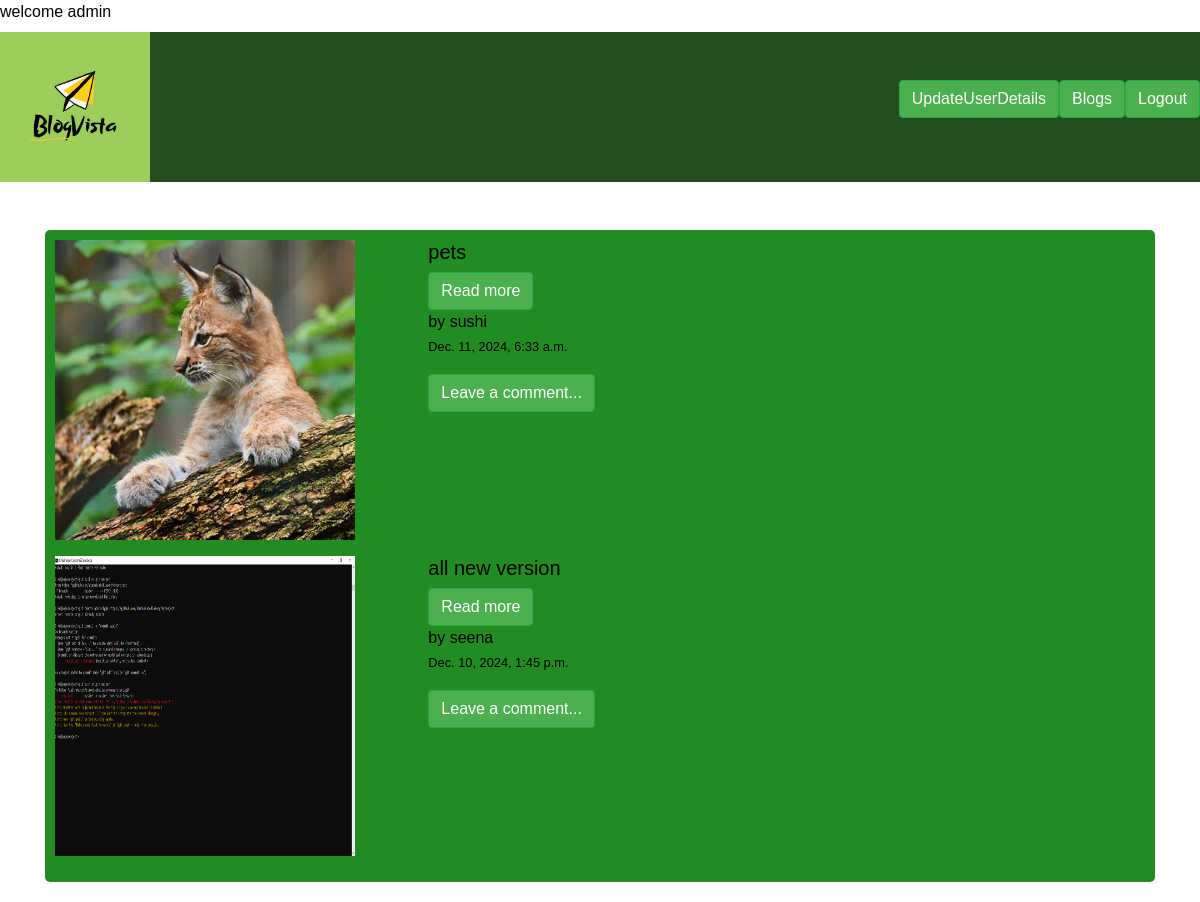
The app's page /HomeView/ (signed in) with its own data.
### my_app/models.py (models this page shows, shortened)
class Post(models.Model):
    title = models.CharField(max_length=255)
    post_img=models.ImageField(upload_to='images/',default='path/to/default/image.jpg')
    body = models.TextField()
    author=models.CharField(max_length=200)
    created_on = models.DateTimeField(auto_now_add=True)
    last_modified = models.DateTimeField(auto_now=True)
    categories = models.ManyToManyField("Category", related_name="posts")

### my_app/views.py (the view)
# urls.py: path("HomeView/",views.HomePageView.as_view(),name='home'),
class HomePageView(View):
    template_name = 'home.html'
    def get(self, request):
        posts = Post.objects.all().order_by("-created_on")
        context = {"posts": posts,}
        return render(request, self.template_name, context)

### templates/home.html (shortened to what this page needs)
{% extends 'base.html' %}
{% load static %}
    {% block title %}
    {% if user.is_authenticated %}
    <label>welcome</label>
{{ user.username }}
    <nav class="navbar navbar-light" id="navbar" style="background-color:#234F1E;">
        <img src="\media\images\logoimg.jpg" id="logo" style="width: 150px; height: 150px;">
<ul>
<li><a class="btn btn-success custom-btn" href="{% url 'update' %}">UpdateUserDetails</a></li>
<li><a class="btn btn-success custom-btn" href="{% url 'createblog' user.username %}">Blogs</a></li>
<li><a class="btn btn-success custom-btn" href="{% url 'logout' %}">Logout</a></li>
</ul>
</nav>{% endif %}
{% endblock %}
{% block content %}
<form action="" method="post">
   <div class="container mt-5">
    {% for post in posts %}
    <div class="row mb-3">
        <div class="col-sm-4">
            <img src="{{ post.post_img.url }}" class="img-fluid" alt="{{ post.title }}" style="width: 300px; height: 300px;">
        </div>
        <div class="col-sm-8">
            <h5>{{ post.title }}</h5>
            <a href="{% url 'blogcomment' post.pk %}" class="btn btn-success custom-btn" style="background-color:028A0F;">Read more</a>
            <p>by {{ post.author }}<br><small>{{ post.created_on }}</small></p>
            <a href="{% url 'blogcomment' post.pk %}" class="btn btn-success custom-btn">Leave a comment...</a>
        </div>
    </div>
    {% endfor %}
</div>
</form>
{% endblock %}

### static/css/styles.css (style rules this page uses)
body { font-family: Arial, sans-serif; background-color: white; color: black; margin: 0; padding: 0; }
a { color:red; }
.custom-btn { background-color: #4CAF50; }
#logo { color: pink; float: inline-start; font-style: normal; font-family: 'Lucida Sans', 'Lucida Sans Regular', 'Lucida Grande', 'Lucida Sans Unicode', Geneva, Verdana, sans-serif; }
li { float:left; }
ul { list-style-type: none; }
li a { display: inline; text-decoration: none; color: chartreuse; font: bold; }
.container { background-color: #228B22; display: block; margin: 20px auto; padding: 10px; border-radius: 5px; width: 100%; max-width: 1200px; box-sizing: border-box; }
#navbar { margin: 0; padding: 0; overflow: hidden; background-color: #808000; }
.navbar li { list-style-type: none; display:flex; place-items:center; }

### records on screen
Post: post_img (picture), title "pets", author "sushi", created_on "Dec. 11, 2024, 6:33 a.m."
Post: post_img (picture), title "all new version", author "seena", created_on "Dec. 10, 2024, 1:45 p.m."

### other values on screen
{{ user.username }} "admin"
